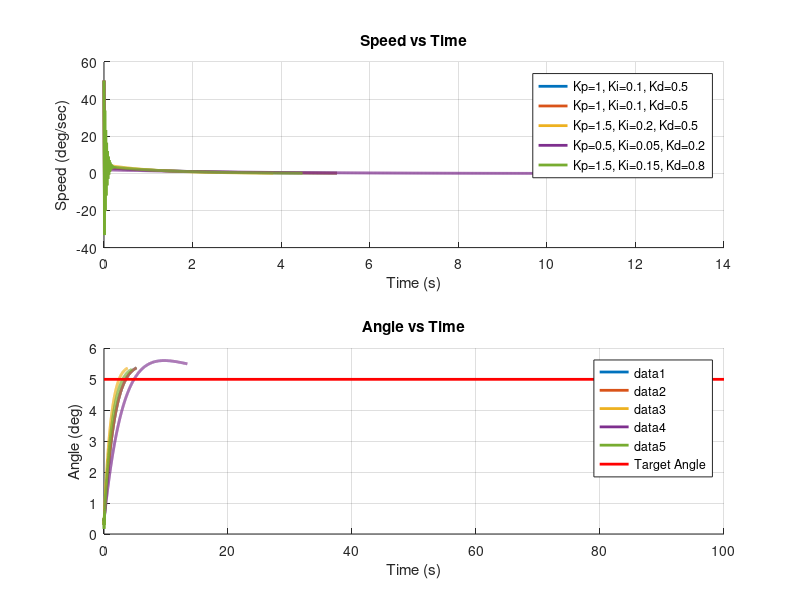

Reproduce this figure in MATLAB.
% Clear workspace
clear; clc;

% Simulation parameters
max_speed = 50;       % Maximum angular speed (degrees/sec)
time_step = 0.01;     % Time step (10ms)
max_time = 100;        % Maximum simulation time (30 seconds)

% Get target angle from user input
target_angle = input('Enter the target angle (degrees): ');

% PID constants sets (5 different configurations)
pid_constants = [
    1, 0.1, 0.5;   % Set 1
    1, 0.1, 0.5;     % Set 2
    1.5, 0.2, 0.5;   % Set 3
    0.5, 0.05, 0.2; % Set 4
    1.5, 0.15, 0.8; % Set 5
];

% Define colors for plotting
colors = lines(5); % Generate 5 distinct colors

% Function to calculate wrapped error for angle (0-360 degrees)
wrap_error = @(target, current) mod(target - current + 180, 360) - 180;

% Create figure for the plots
figure;

% Subplot 1: Speed vs Time
subplot(2,1,1);
hold on;
title('Speed vs Time');
xlabel('Time (s)');
ylabel('Speed (deg/sec)');
grid on;

% Subplot 2: Angle vs Time
subplot(2,1,2);
hold on;
title('Angle vs Time');
xlabel('Time (s)');
ylabel('Angle (deg)');
grid on;

% Loop over each PID constant set
for i = 1:size(pid_constants, 1)
    Kp = pid_constants(i, 1);
    Ki = pid_constants(i, 2);
    Kd = pid_constants(i, 3);

    % Initial conditions
    current_angle = 0;
    previous_error = 0;
    integral = 0;
    speed = 0;

    % Data storage for this run
    time_data = [];
    speed_data = [];
    angle_data = [];

    % Simulation loop
    for t = 0:time_step:max_time
        % Compute error
        error = wrap_error(target_angle, current_angle);

        % PID calculations
        integral = integral + error * time_step;
        derivative = (error - previous_error) / time_step;
        control_output = Kp * error + Ki * integral + Kd * derivative;

        % Update speed based on PID control output
        speed = max(min(control_output, max_speed), -max_speed);

        % Update motor position
        current_angle = mod(current_angle + speed * time_step, 360); % Wrap position 0-360

        % Store data for plotting
        time_data = [time_data, t];
        speed_data = [speed_data, speed];
        angle_data = [angle_data, current_angle];

        % Update previous error
        previous_error = error;

        % Stop if close to target
        if abs(error) < 0.5 && abs(speed) < 0.1
            break;
        end
    end

    % Plot Speed vs Time
    subplot(2,1,1);
    plot(time_data, speed_data, 'LineWidth', 2, 'Color', colors(i,:), 'DisplayName', ['Kp=' num2str(Kp) ', Ki=' num2str(Ki) ', Kd=' num2str(Kd)]);

    % Plot Angle vs Time
    subplot(2,1,2);
    plot(time_data, angle_data, 'LineWidth', 2, 'Color', colors(i,:));
end

% Plot target angle as a horizontal line on the "Angle vs Time" graph
subplot(2,1,2);
hold on;
% Create a horizontal line using the plot function
plot([0 max_time], [target_angle target_angle], 'r', 'LineWidth', 2, 'DisplayName', 'Target Angle');

% Add legends
subplot(2,1,1);
legend('show');

subplot(2,1,2);
legend('show');

hold off;
